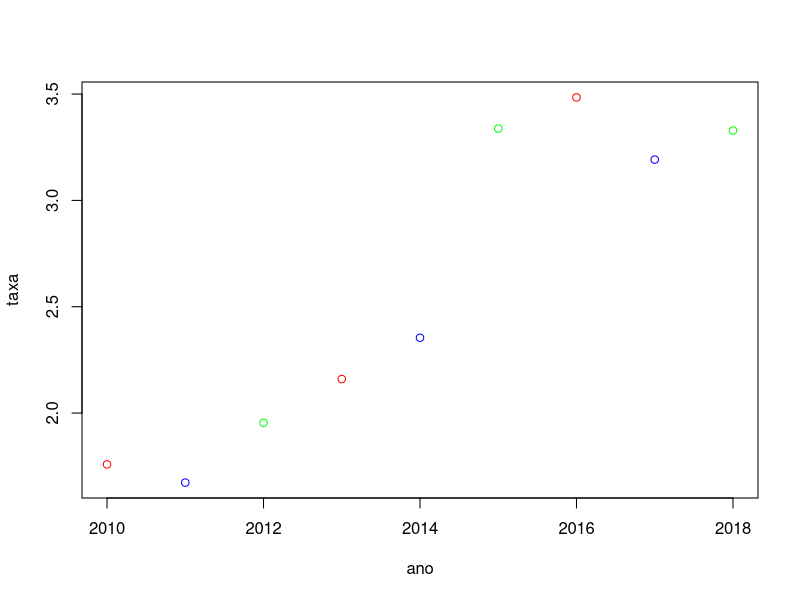
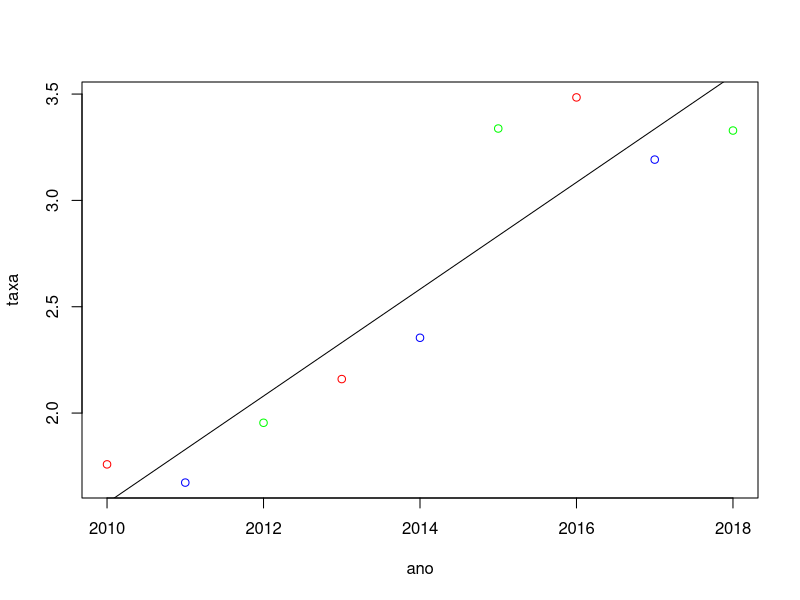

Here is the R script that generated these plots, in order:
dataset = read.table('dataset.txt', header=T)
attach(dataset)

# diagrama de dispersao
plot(ano, taxa, col=c('red', 'blue', 'green'))

# correlacao linear = 0.9232208
cor(ano, taxa)

# teste de hipoteses
cor.test(ano, taxa)

# ajuste do modelo
ajuste.modeloLinear = lm(taxa ~ ano)
ajuste.modeloLinear

# teste de significancia do modelo
summary(ajuste.modeloLinear)

# teste de normalidade
shapiro.test(residuals(ajuste.modeloLinear))

# previsao
predict(ajuste.modeloLinear, newdata=data.frame(ano=2019))

# reta ajustada
plot(ano, taxa, col=c('red', 'blue', 'green'))
abline(ajuste.modeloLinear)

# coeficiente de determinacao
summary(ajuste.modeloLinear)$r.squared